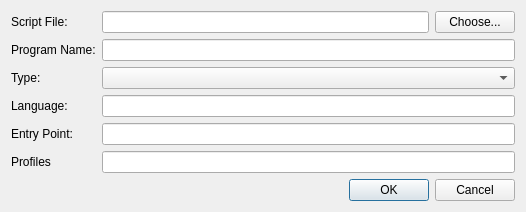
<?xml version="1.0" encoding="UTF-8"?>
<ui version="4.0">
 <class>gpuDialog</class>
 <widget class="QDialog" name="gpuDialog">
  <property name="geometry">
   <rect>
    <x>0</x>
    <y>0</y>
    <width>526</width>
    <height>202</height>
   </rect>
  </property>
  <property name="windowTitle">
   <string>Choose GPU Script File</string>
  </property>
  <layout class="QFormLayout" name="formLayout">
   <item row="6" column="1">
    <widget class="QDialogButtonBox" name="buttonBox">
     <property name="orientation">
      <enum>Qt::Horizontal</enum>
     </property>
     <property name="standardButtons">
      <set>QDialogButtonBox::Cancel|QDialogButtonBox::Ok</set>
     </property>
    </widget>
   </item>
   <item row="0" column="1">
    <layout class="QHBoxLayout" name="horizontalLayout">
     <property name="topMargin">
      <number>0</number>
     </property>
     <item>
      <widget class="QLineEdit" name="fileEdit"/>
     </item>
     <item>
      <widget class="QPushButton" name="chooseButton">
       <property name="text">
        <string>Choose...</string>
       </property>
      </widget>
     </item>
    </layout>
   </item>
   <item row="0" column="0">
    <widget class="QLabel" name="label">
     <property name="text">
      <string>Script File:</string>
     </property>
    </widget>
   </item>
   <item row="1" column="0">
    <widget class="QLabel" name="label_2">
     <property name="text">
      <string>Program Name:</string>
     </property>
    </widget>
   </item>
   <item row="1" column="1">
    <widget class="QLineEdit" name="nameEdit"/>
   </item>
   <item row="2" column="1">
    <widget class="QComboBox" name="typeBox"/>
   </item>
   <item row="2" column="0">
    <widget class="QLabel" name="label_3">
     <property name="text">
      <string>Type:</string>
     </property>
    </widget>
   </item>
   <item row="4" column="1">
    <widget class="QLineEdit" name="entryEdit"/>
   </item>
   <item row="5" column="1">
    <widget class="QLineEdit" name="profilesEdit"/>
   </item>
   <item row="4" column="0">
    <widget class="QLabel" name="label_4">
     <property name="text">
      <string>Entry Point:</string>
     </property>
    </widget>
   </item>
   <item row="5" column="0">
    <widget class="QLabel" name="label_5">
     <property name="text">
      <string>Profiles</string>
     </property>
    </widget>
   </item>
   <item row="3" column="1">
    <widget class="QLineEdit" name="langEdit"/>
   </item>
   <item row="3" column="0">
    <widget class="QLabel" name="label_6">
     <property name="text">
      <string>Language:</string>
     </property>
    </widget>
   </item>
  </layout>
 </widget>
 <resources/>
 <connections>
  <connection>
   <sender>buttonBox</sender>
   <signal>accepted()</signal>
   <receiver>gpuDialog</receiver>
   <slot>accept()</slot>
   <hints>
    <hint type="sourcelabel">
     <x>248</x>
     <y>254</y>
    </hint>
    <hint type="destinationlabel">
     <x>157</x>
     <y>274</y>
    </hint>
   </hints>
  </connection>
  <connection>
   <sender>buttonBox</sender>
   <signal>rejected()</signal>
   <receiver>gpuDialog</receiver>
   <slot>reject()</slot>
   <hints>
    <hint type="sourcelabel">
     <x>316</x>
     <y>260</y>
    </hint>
    <hint type="destinationlabel">
     <x>286</x>
     <y>274</y>
    </hint>
   </hints>
  </connection>
 </connections>
</ui>
